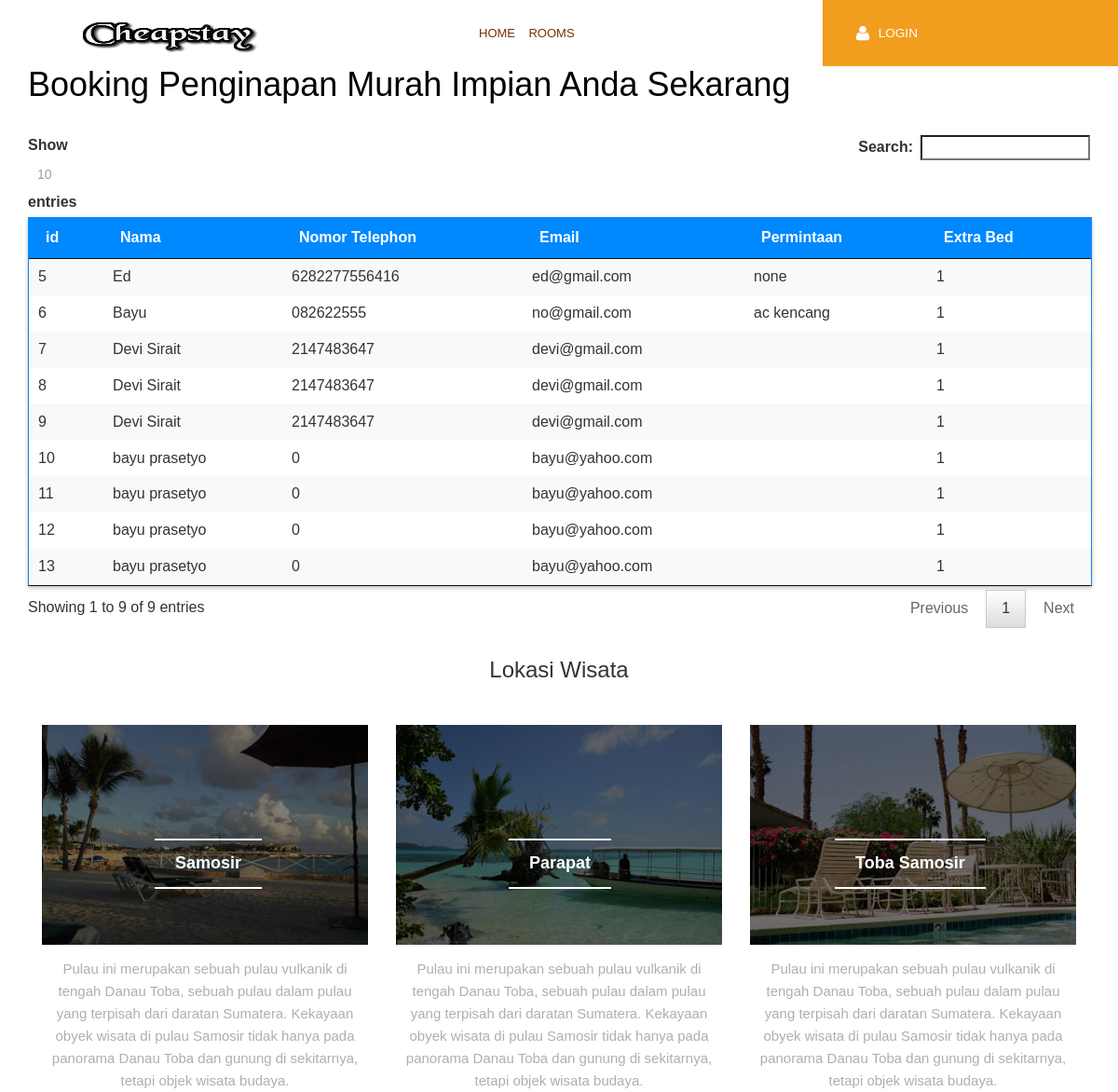
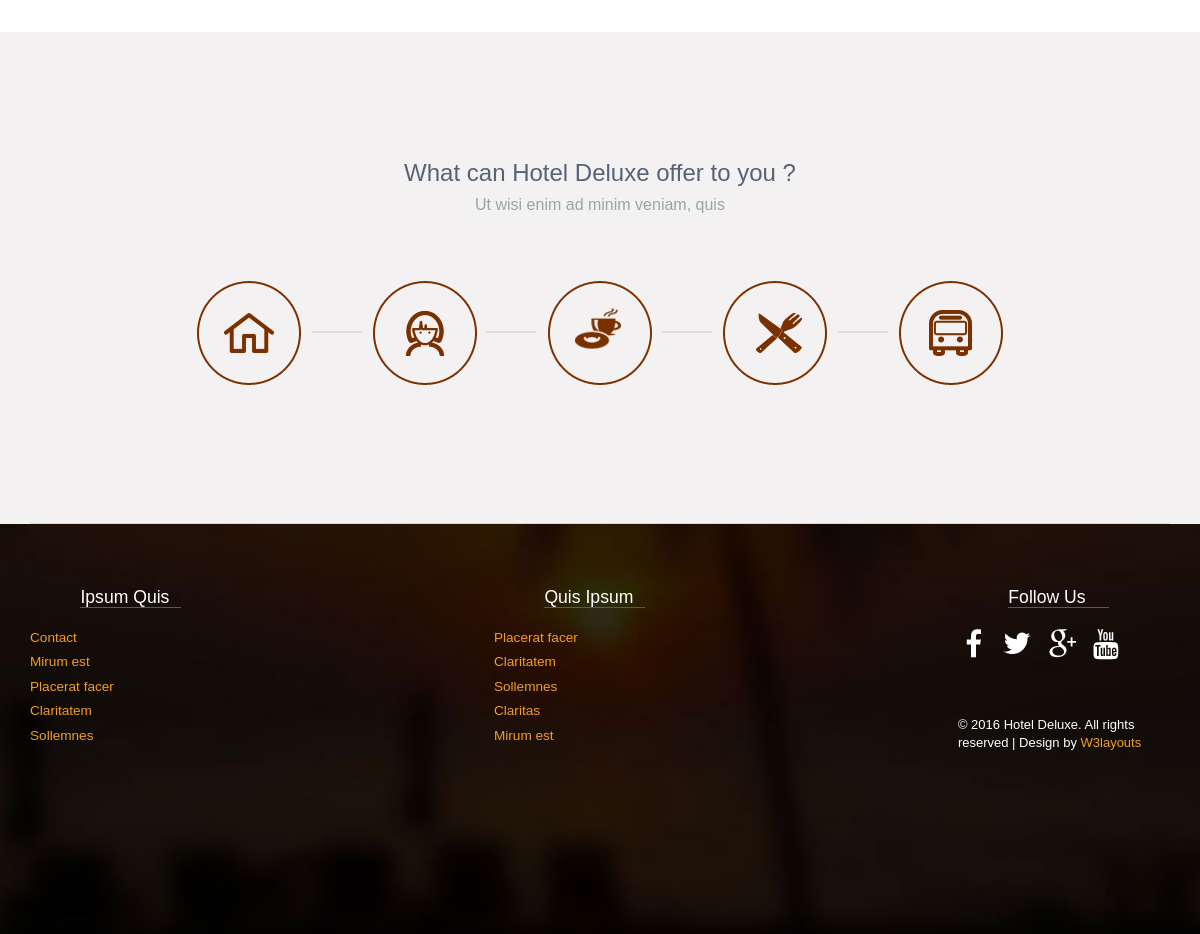
Screenshot of /booking.php with the database file from the repository (2 pictures, top to bottom).
### tables this page shows
CREATE TABLE `pemesan` (
  `id` int(5) NOT NULL,
  `nama` varchar(30) NOT NULL,
  `nomor` varchar(15) NOT NULL,
  `email` varchar(30) NOT NULL,
  `permintaan` text NOT NULL,
  `extrabed` int(5) NOT NULL,
  `total` int(20) NOT NULL,
  `terbayar` int(10) NOT NULL,
  `file` varchar(50) NOT NULL,
  `id_user` int(20) NOT NULL,
  `id_hotel` int(10) NOT NULL
);

### booking.php (the view, shortened to what this page needs)
<!DOCTYPE HTML>
<html>
<head>
<link href="css/bootstrap.css" rel='stylesheet' type='text/css' />
<link href="css/style.css" rel='stylesheet' type='text/css' />
<link href="css/animate.css" rel='stylesheet' type='text/css' />
<link rel="stylesheet" href="css/jquery.dataTables.min.css">
</head>
<body>
<div class="header">
		   <div class="col-sm-8 header-left">
					 <div class="logo">
						<a href="index.php"><img src="images/logo2.png"style="height: 40px; width: 200px " alt=""/></a>
					 </div>
					 <div class="menu">
						    <ul class="nav" id="nav">
						    	<li><a href="index.php">Home</a></li>
						    	<li><a href="rooms2.php">Rooms</a></li>
							</ul>
				    </div>
	    		    <div class="clearfix"></div>
	    	    </div>
          <?php
          if(isset($_SESSION['is_logged_in'])){
            if($_SESSION['level']==1){
            echo "
              <div class='col-sm-4 header_right'>
                <div id='loginContainer'><a href='#' id='loginButton'><img src='images/login.png'><span>Selamat datang ".$_SESSION['user']."</span></a>
                <a href='logout.php' id='loginButton'><span>Logout</span></a>
               </div>
              <div class='clearfix'></div>
              </div>
            ";}
            else{
              echo "
              <div class='col-sm-4 header_right'>
                <div id='loginContainer'><a href='#' id='loginButton'><img src='images/login.png'><span>Selamat datang ".$_SESSION['admin']."</span></a>
                  <a href='logout.php' id='loginButton'><span>Logout</span></a>
              <div class='clearfix'></div>
              </div>
            ";}
            }
          else{
            echo "
              <div class='col-sm-4 header_right'>
                <div id='loginContainer'><a href='#' id='loginButton'><img src='images/login.png'><span>Login</span></a>
                <div id='loginBox'>
                    <form action='login.php' method='post' id='loginForm'>
                            <fieldset id='body'>
                              <fieldset>
                                      <label for='email'>Username</label>
                                      <input type='text' placeholder='Username' name='username' value='' onfocus='this.value = '';' onblur='if (this.value == '') {this.value = '';}' required=''style='color: black'>
                                </fieldset>
                                <fieldset>
                                        <label for='password'>Password</label>
                                        <input type='password' placeholder='Password'name='password' value='' onfocus='this.value = '';' onblur='if (this.value == '') {this.value = '';}' required=''style='color: black'>
                                 </fieldset>
                                <input type='submit' name = 'login' id='login' value='login'>
                              <label for='checkbox'><input type='checkbox' id='checkbox'> <i>Remember me</i></label>
                          </fieldset>
                             <span><a href='#'>Forgot your password?</a></span>
                    </form>
                  </div>
               </div>
              <div class='clearfix'></div>
              </div>
            ";
          }
          ?>
	                    <div class="clearfix"></div>
   </div>
      <div class="container">
            <h1 style="color: black">Booking Penginapan Murah Impian Anda Sekarang</h1>
            <div class="banner-bottom">
               <table id="datatable" class="stripe">
                  <thead>
                  <th>id</th>
                  <th>Nama</th>
                  <th>Nomor Telephon</th>
                  <th>Email</th>
                  <th>Permintaan</th>
                  <th>Extra Bed</th>
                  </thead>
                  <tbody>
                      <?php
                      include 'koneksi.php';
                      $query = "SELECT * from pemesan";
                      $result = mysqli_query($konek_db,$query);
                      if (mysqli_num_rows($result)) {
                          while ($row = mysqli_fetch_array($result)) {
                              ?>
                              <tr>
                                  <td><?php echo $row['id']; ?> </td>
                                  <td><?php echo $row['nama']; ?> </td>
                                  <td><?php echo $row['nomor']; ?> </td>
                                  <td><?php echo $row['email']; ?> </td>
                                  <td><?php echo $row['permintaan']; ?> </td>
                                  <td><?php echo $row['extrabed']; ?> </td>
                              </tr>
                              <?php
                          }
                      } else {
                          echo"kosong";
                      }
                      ?>
                  </tbody>
              </table>
            </div>
      </div>
   <link rel="stylesheet" href="css/flexslider.css" type="text/css" media="screen" />
   <div class="events" id="events">
      <div class="container">
         <div class="events-top heading">
            <h3>Lokasi Wisata</h3>
         </div>
         <div class="events-bottom">
            <div class="col-md-4 events-main">
               <div class="events-left">
                  <img src="images/e-1.jpg" alt="" />
                  <div class="event-btm" style="padding-left: 30px;" >
                     <h4 >Samosir</h4>
                  </div>
                  <p>Pulau ini merupakan sebuah pulau vulkanik di tengah Danau Toba, sebuah pulau dalam pulau yang terpisah dari daratan Sumatera. Kekayaan obyek wisata di pulau Samosir tidak hanya pada panorama Danau Toba dan gunung di sekitarnya, tetapi objek wisata budaya.</p>
               </div>
            </div>
            <div class="col-md-4 events-main">
               <div class="events-left">
                  <img src="images/e-2.jpg" alt="" />
                  <div class="event-btm" style="padding-left: 30px;">
                     <h4>Parapat</h4>
                  </div>
                  <p>Pulau ini merupakan sebuah pulau vulkanik di tengah Danau Toba, sebuah pulau dalam pulau yang terpisah dari daratan Sumatera. Kekayaan obyek wisata di pulau Samosir tidak hanya pada panorama Danau Toba dan gunung di sekitarnya, tetapi objek wisata budaya.</p>
               </div>
            </div>
            <div class="col-md-4 events-main">
               <div class="events-left">
                  <img src="images/e-3.jpg" alt="" />
                  <div class="event-btm">
                     <h4>Toba Samosir</h4>
                  </div>
                  <p>Pulau ini merupakan sebuah pulau vulkanik di tengah Danau Toba, sebuah pulau dalam pulau yang terpisah dari daratan Sumatera. Kekayaan obyek wisata di pulau Samosir tidak hanya pada panorama Danau Toba dan gunung di sekitarnya, tetapi objek wisata budaya.</p>
               </div>
            </div>
         </div>
      </div>
   </div>
   <div class="content_middle">
   	  <div class="container">
   	    <div class="content_middle_box">
   		  <div class="offering">
   		  	  <h2>What can Hotel Deluxe offer to you ?</h2>
   		  	  <h3>Ut wisi enim ad minim veniam, quis</h3>
   		  	  <ul class="icons wow fadeInUp" data-wow-delay="0.4s">
   		  	  	 <li><i class="icon1"> </i><span class="one"> </span></li>
   		  	  	 <li><i class="icon2"> </i><span class="two"> </span></li>
   		  	  	 <li><i class="icon3"> </i><span class="three"> </span></li>
   		  	  	 <li><i class="icon4"> </i><span class="four"> </span></li>
   		  	  	 <li><i class="icon5"> </i></li>
   		  	  </ul>
   		   </div>
   		  </div>
   	  </div>
   </div>
   <div class="footer">
   	<div class="container">
	  <div class="footer_grids">
	     <div class="footer-grid">
			<h4>Ipsum Quis</h4>
			<ul class="list1">
				<li><a href="contact.html">Contact</a></li>
				<li><a href="#">Mirum est</a></li>
				<li><a href="#">Placerat facer</a></li>
				<li><a href="#">Claritatem</a></li>
				<li><a href="#">Sollemnes </a></li>
			</ul>
		  </div>
		  <div class="footer-grid">
			<h4>Quis Ipsum</h4>
			<ul class="list1">
				<li><a href="#">Placerat facer</a></li>
				<li><a href="#">Claritatem</a></li>
				<li><a href="#">Sollemnes </a></li>
				<li><a href="#">Claritas</a></li>
				<li><a href="#">Mirum est</a></li>
			</ul>
		  </div>
		  <div class="footer-grid last_grid">
			<h4>Follow Us</h4>
			<ul class="footer_social wow fadeInLeft" data-wow-delay="0.4s">
			  <li><a href=""> <i class="fb"> </i> </a></li>
			  <li><a href=""><i class="tw"> </i> </a></li>
			  <li><a href=""><i class="google"> </i> </a></li>
			  <li><a href=""><i class="u_tube"> </i> </a></li>
		 	</ul>
		 	<div class="copy wow fadeInRight" data-wow-delay="0.4s">
              <p> &copy; 2016 Hotel Deluxe. All rights reserved | Design by <a href="http://w3layouts.com/">W3layouts</a></p>
	        </div>
		  </div>
		  <div class="clearfix"> </div>
	   </div>
      </div>
   </div>
</body>
</html>

### booking.php (style rules this page uses)
* { margin: 0 auto; padding: 0; font-family: Helvetica; box-sizing: border-box; }
table { border:1px solid #0088FF; border-collapse: collapse; box-shadow: 0px 2px 5px silver; }
table thead { background: #0088FF; color: white; border-bottom: 4px solid #006fd0; }
table th,td { padding: 20px; }
table tr:nth-child(2n) { background-color: #ededed; }

### rows the page displays
pemesan: id "5", nama "Ed", nomor "6282277556416", email "ed@gmail.com", permintaan "none", extrabed "1"
pemesan: id "6", nama "Bayu", nomor "082622555", email "no@gmail.com", permintaan "ac kencang", extrabed "1"
pemesan: id "7", nama "Devi Sirait", nomor "2147483647", email "devi@gmail.com", extrabed "1"
pemesan: id "8", nama "Devi Sirait", nomor "2147483647", email "devi@gmail.com", extrabed "1"
pemesan: id "9", nama "Devi Sirait", nomor "2147483647", email "devi@gmail.com", extrabed "1"
pemesan: id "10", nama "bayu prasetyo", nomor "0", email "bayu@yahoo.com", extrabed "1"
pemesan: id "11", nama "bayu prasetyo", nomor "0", email "bayu@yahoo.com", extrabed "1"
pemesan: id "12", nama "bayu prasetyo", nomor "0", email "bayu@yahoo.com", extrabed "1"
pemesan: id "13", nama "bayu prasetyo", nomor "0", email "bayu@yahoo.com", extrabed "1"
